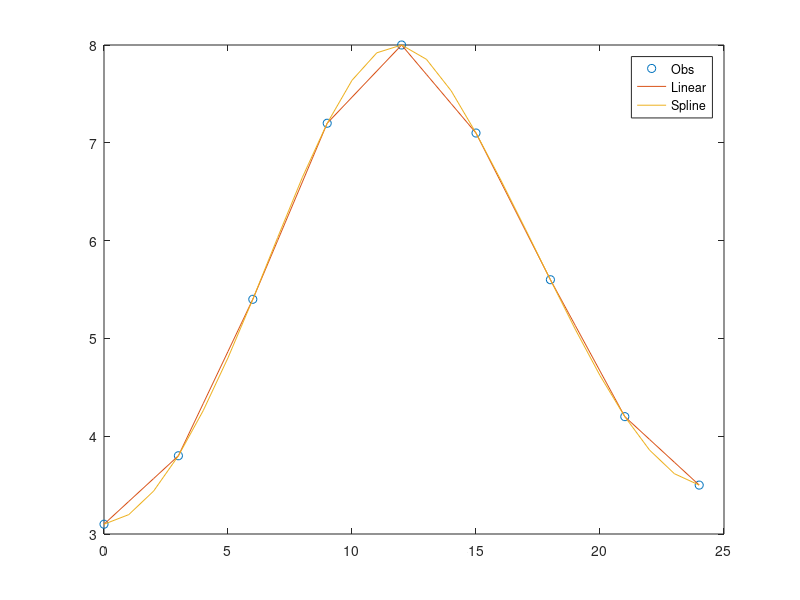
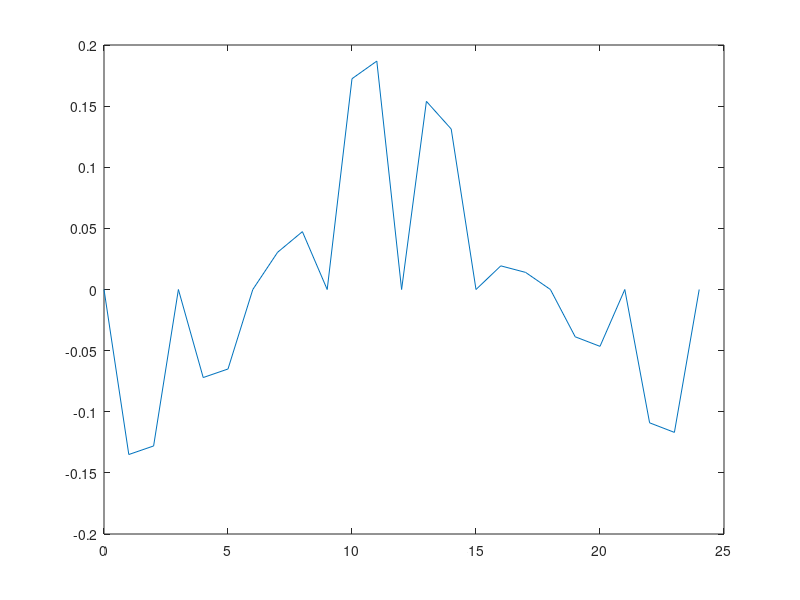

Write MATLAB code to recreate these figures, in order.
clear; clc; close all;

timeObs = [0 3 6 9 12 15 18 21 24];
windObs = [3.1 3.8 5.4 7.2 8.0 7.1 5.6 4.2 3.5];
timeHourly = 0:24;
windLinear = interp1(timeObs,windObs,timeHourly,'linear');
windSpline = interp1(timeObs,windObs,timeHourly,'spline');
diffWind = windSpline - windLinear;
maxDiff = max(abs(diffWind))

plot(timeObs,windObs,'o',timeHourly,windLinear,timeHourly,windSpline)
legend('Obs','Linear','Spline')
figure 
plot(timeHourly,diffWind)
